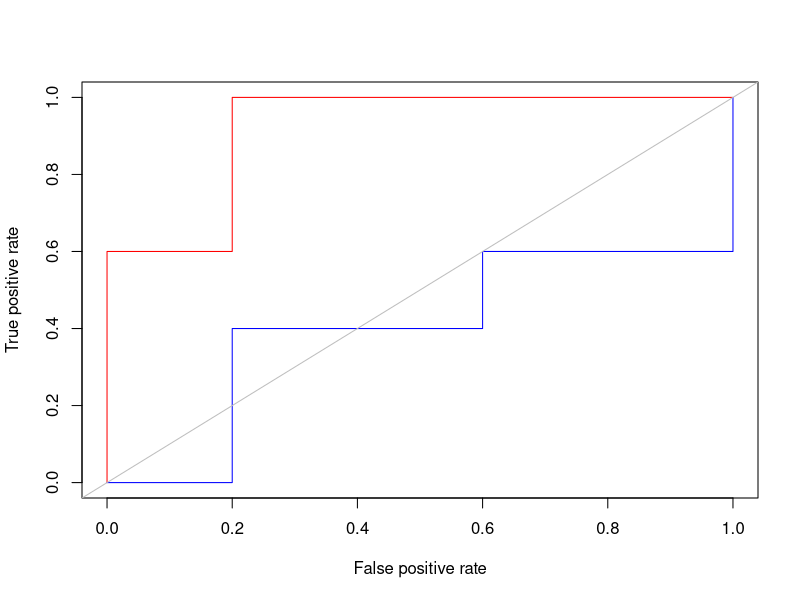
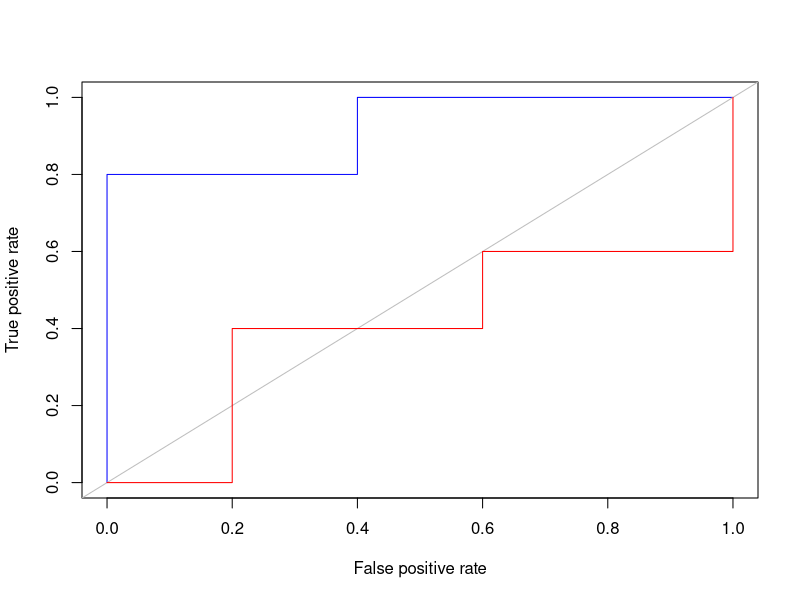

These figures' R source, in order:
library(e1071)
library(MLmetrics)
library(ROCR)

Class = c(1, 1, 0, 0, 1, 1, 0, 0, 1, 0)
P_M1 = c(0.73, 0.69, 0.44, 0.55, 0.67, 0.47, 0.08, 0.15, 0.45, 0.35)
P_M2 = c(0.61, 0.03, 0.68, 0.31, 0.45, 0.09, 0.38, 0.05, 0.01, 0.04)
data = data.frame(Class, P_M1, P_M2)

# P_M1 find TPR when threshold = 0.5
model <- naiveBayes(Class ~ P_M1, data = data, )
xtest = data[,-1]
ytest = data[,1]
pred = predict(model, xtest)
predprob = predict(model, xtest, type = "raw")

pred_obj = prediction(data$P_M1, data$Class, label.ordering = c("0", "1"))
ROCcurve <- performance(pred_obj, "tpr", "fpr")

str(ROCcurve)
cutoffs <- data.frame(cut=ROCcurve@alpha.values[[1]], fpr=ROCcurve@x.values[[1]], tpr=ROCcurve@y.values[[1]])
cutoffs
ROCcurve
plot(ROCcurve, col = "red")

TP = length(which(data$Class == 1 & data$P_M1 >= 0.5))
FN = length(which(data$Class == 1 & data$P_M1 < 0.5))
recall = TP / (TP + FN)
recall

# P_M2 model

model <- naiveBayes(Class ~ P_M2, data = data, )
xtest = data[,-1]
ytest = data[,1]
pred = predict(model, xtest)
predprob = predict(model, xtest, type = "raw")

# predict F-measure for M_2
TP = length(which(data$Class == 1 & data$P_M2> 0.5))
FN = length(which(data$Class == 0 & data$P_M2 < 0.5))
FP = length(which(data$Class == 0 & data$P_M2 > 0.5))
precision = TP / (TP + FP)
recall = TP / (TP + FN)
f_measure_M2 = (2 * precision * recall) / (precision + recall)
#AUC for P_M2

pred_obj = prediction(predprob[,1], ytest, label.ordering = c("0", "1"))
ROCcurve <- performance(pred_obj, "tpr", "fpr")
plot(ROCcurve, col = "blue", add=TRUE)
Area_under_curve = performance(pred_obj, "auc")
Area_under_curve
abline(0,1, col = "grey")





## quiz3
rm = (list=ls())

Class = c(1, 1, 0, 0, 1, 1, 0, 0, 1, 0)
P_M1 = c(0.73, 0.69, 0.44, 0.55, 0.67, 0.47, 0.08, 0.15, 0.45, 0.35)
P_M2 = c(0.61, 0.03, 0.68, 0.31, 0.45, 0.09, 0.38, 0.05, 0.01, 0.04)
data = data.frame(Class, P_M1, P_M2)

# head(data)
# 
# # P_M1
# TP_M1 = length(which(data$Class == TRUE & data$P_M1 > 0.5))
# FN_M1 = length(which(data$Class == TRUE & data$P_M1 < 0.5))
# 
# TPR_M1 = TP_M1/(TP_M1+FN_M1)
# TPR_M1
# 
# # P_M2
# 
# TP_2 = length(which(data$Class == TRUE & data$P_M2 > 0.5))
# FN_2 = length(which(data$Class == TRUE & data$P_M2 < 0.5))
# FP_2 = length(which(data$Class == FALSE & data$P_M2 > 0.5))
# 
# recall = TP_2 / (TP_2 + FN_2)
# precision = TP_2 / (TP_2 + FP_2)
# f_measure_M2 = (2 * precision * recall) / (precision + recall)
# f_measure_M2

# auc for two models
model_1 <- naiveBayes(Class ~ P_M1, data = data)
model_2 <- naiveBayes(Class ~ P_M2, data = data)
xtest = data[,-1]
ytest = data[,1]
pred = predict(model_1, xtest)
predprob = predict(model_1, xtest, type = "raw")
pred_obj = prediction(predprob[,1], ytest, label.ordering =c("1", "0"))
ROCcurve <- performance(pred_obj, "tpr", "fpr")
plot(ROCcurve, col = "blue")
abline(0,1, col = "grey")



pred = predict(model_2, xtest)
predprob = predict(model_2, xtest, type = "raw")
pred_obj = prediction(predprob[,1], ytest, label.ordering =c("0", "1"))
ROCcurve <- performance(pred_obj, "tpr", "fpr")
plot(ROCcurve, col = "red", add=TRUE)
auc = performance(pred_obj, "auc")
auc 
